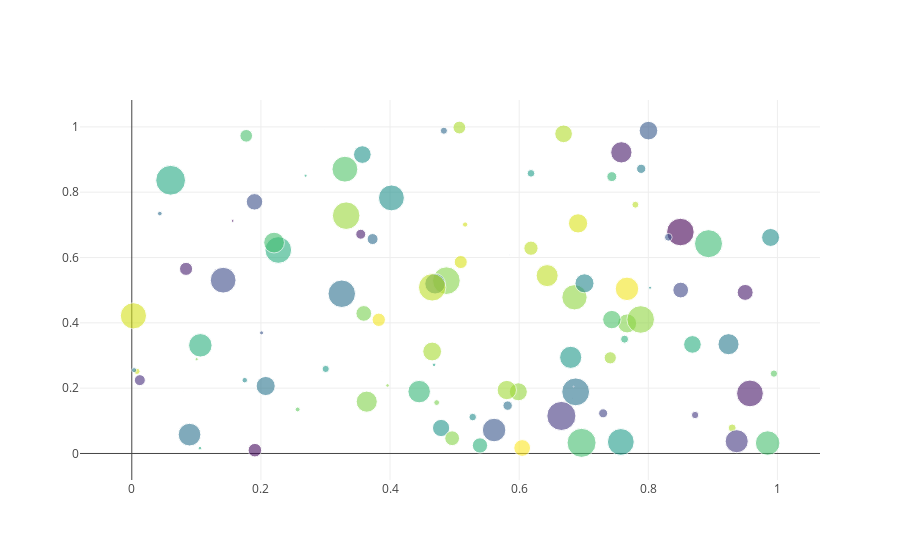

The cell this chart's notebook holds for it:
### Code cell
fig = go.Figure()
fig.add_scatter(x=x, y=y,
                mode='markers',
                marker={'size': sz,
                        'color': colors,
                        'opacity': 0.6,
                        'colorscale': 'Viridis'
                       });
iplot(fig)
